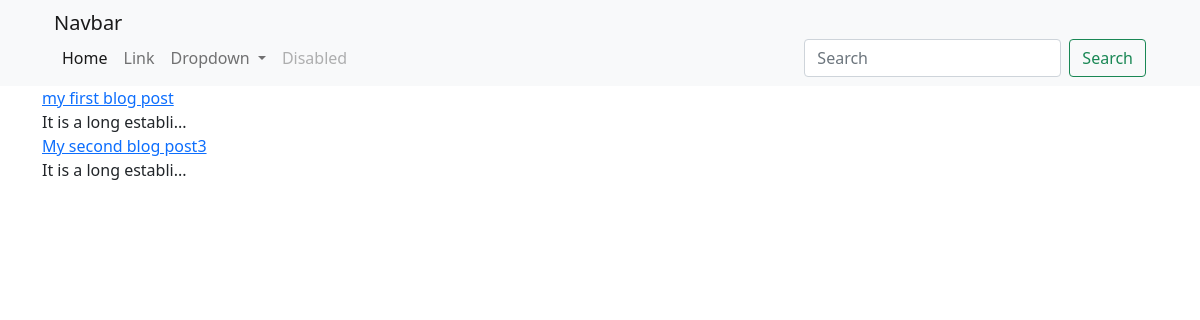
The page / on the database its author committed.
### articles/models.py (models this page shows, shortened)
class Article(models.Model):
    title = models.CharField(max_length=255)
    content = models.TextField()
    active = models.BooleanField(default=True)
    published = models.BooleanField(default=False)
    def get_absolute_url(self):
        return reverse("articles:detail",kwargs = {"id":self.id})

### pages/views.py (the view)
# urls.py: path('', home_view, name="home"),
def home_view(request):
    articles = Article.objects.all().order_by('-id')[:3]
    context = {"articles": articles}
    return render(request, "pages/home.html", context)

### templates/pages/home.html (shortened to what this page needs)
{% extends 'base.html' %}
{% block content %}
    {% for article in articles %}
        <a href="{{article.get_absolute_url}}">{{ article.title }}</a>
        <br>
        {{ article.content | slice:20}}...
        <br>
    {% endfor %}
{% endblock %}

### rows shown on the page
Article: title "my first blog post", content "It is a long establi"
Article: title "My second blog post3", content "It is a long establi"
